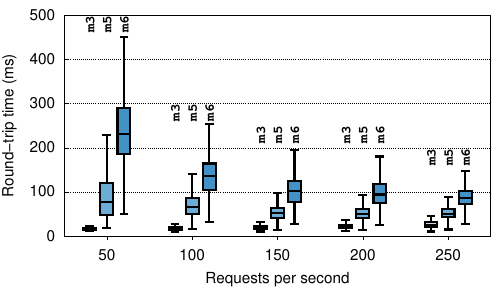

Generate this figure with gnuplot:
set term postscript color eps enhanced 22
set output "m356.eps"

load "common.gp"

set xrange [0.5:5.5]
set xtics ("50" 1, "100" 2, "150" 3, "200" 4, "250" 5) out nomirror
set yrange [0:500]
set ylabel offset 0.5,0

set style fill solid 1 border -1

unset mytics
unset mxtics

set boxwidth 0.15
unset key # right

set label "m3" at 0.8,460 rotate by 90 font "Courier bold, 20"
set label "m3" at 1.8,260 rotate by 90 font "Courier bold, 20"
set label "m3" at 2.8,210 rotate by 90 font "Courier bold, 20"
set label "m3" at 3.8,210 rotate by 90 font "Courier bold, 20"
set label "m3" at 4.8,160 rotate by 90 font "Courier bold, 20"

set label "m5" at 1.0,460 rotate by 90 font "Courier bold, 20"
set label "m5" at 2.0,260 rotate by 90 font "Courier bold, 20"
set label "m5" at 3.0,210 rotate by 90 font "Courier bold, 20"
set label "m5" at 4.0,210 rotate by 90 font "Courier bold, 20"
set label "m5" at 5.0,160 rotate by 90 font "Courier bold, 20"

set label "m6" at 1.2,460 rotate by 90 font "Courier bold, 20"
set label "m6" at 2.2,260 rotate by 90 font "Courier bold, 20"
set label "m6" at 3.2,210 rotate by 90 font "Courier bold, 20"
set label "m6" at 4.2,210 rotate by 90 font "Courier bold, 20"
set label "m6" at 5.2,160 rotate by 90 font "Courier bold, 20"

plot \
	'm3/concat/50.dat'  using (0.8):1 ls 100 lt rgb "#c6dbef" title 'm3', \
	'm3/concat/100.dat' using (1.8):1 ls 100 lt rgb "#c6dbef" notitle, \
	'm3/concat/150.dat' using (2.8):1 ls 100 lt rgb "#c6dbef" notitle, \
	'm3/concat/200.dat' using (3.8):1 ls 100 lt rgb "#c6dbef" notitle, \
	'm3/concat/250.dat' using (4.8):1 ls 100 lt rgb "#c6dbef" notitle, \
\
	'm5/concat/50.dat'  using (1):1 ls 100 lt rgb "#6baed6" title 'm5', \
	'm5/concat/100.dat' using (2):1 ls 100 lt rgb "#6baed6" notitle, \
	'm5/concat/150.dat' using (3):1 ls 100 lt rgb "#6baed6" notitle, \
	'm5/concat/200.dat' using (4):1 ls 100 lt rgb "#6baed6" notitle, \
	'm5/concat/250.dat' using (5):1 ls 100 lt rgb "#6baed6" notitle, \
\
	'm6/concat/50.dat'  using (1.2):1 ls 100 lt rgb "#4292c6" title 'm6', \
	'm6/concat/100.dat' using (2.2):1 ls 100 lt rgb "#4292c6" notitle, \
	'm6/concat/150.dat' using (3.2):1 ls 100 lt rgb "#4292c6" notitle, \
	'm6/concat/200.dat' using (4.2):1 ls 100 lt rgb "#4292c6" notitle, \
	'm6/concat/250.dat' using (5.2):1 ls 100 lt rgb "#4292c6" notitle, \

!epstopdf "m356.eps"
!rm "m356.eps"
quit

